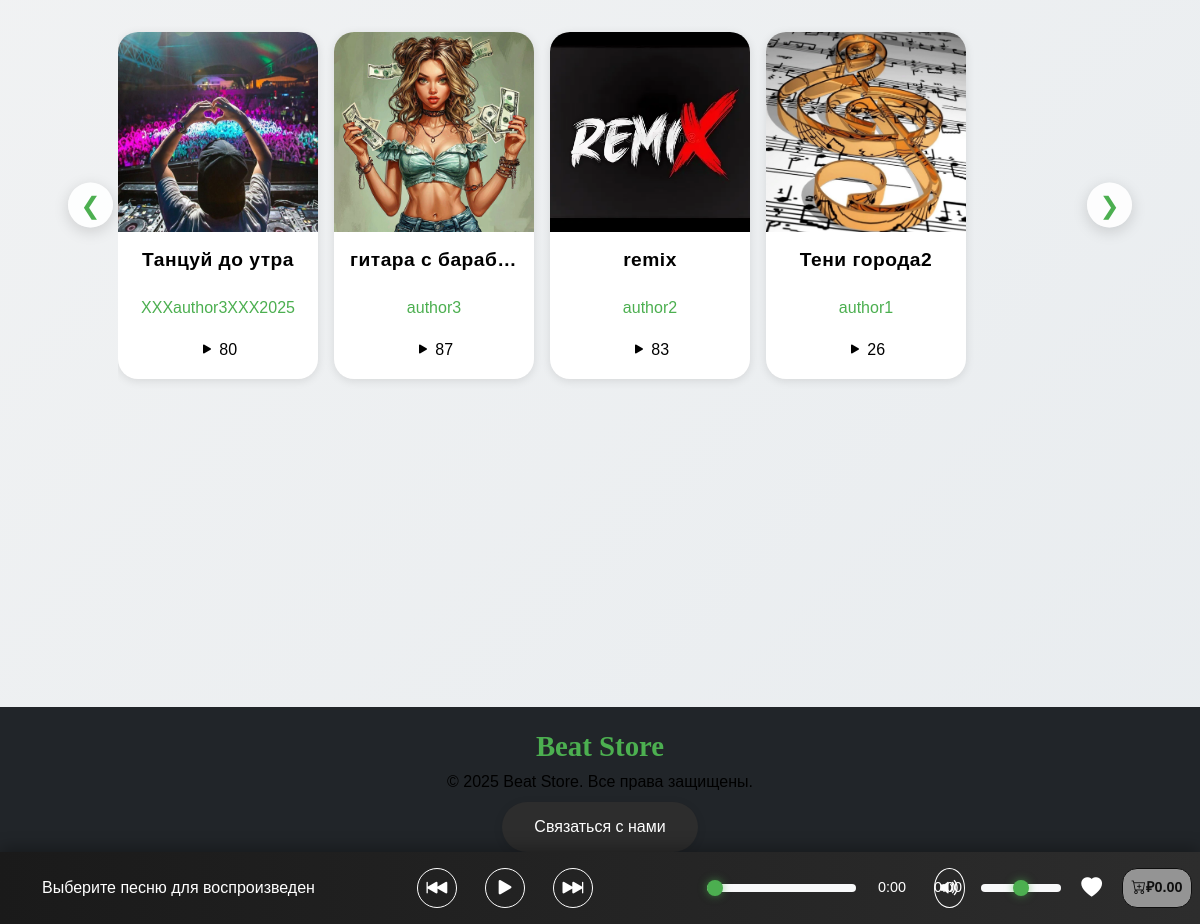
Page /profile/XXXauthor3XXX2025/ (signed in, lower part) on the earlier database version.
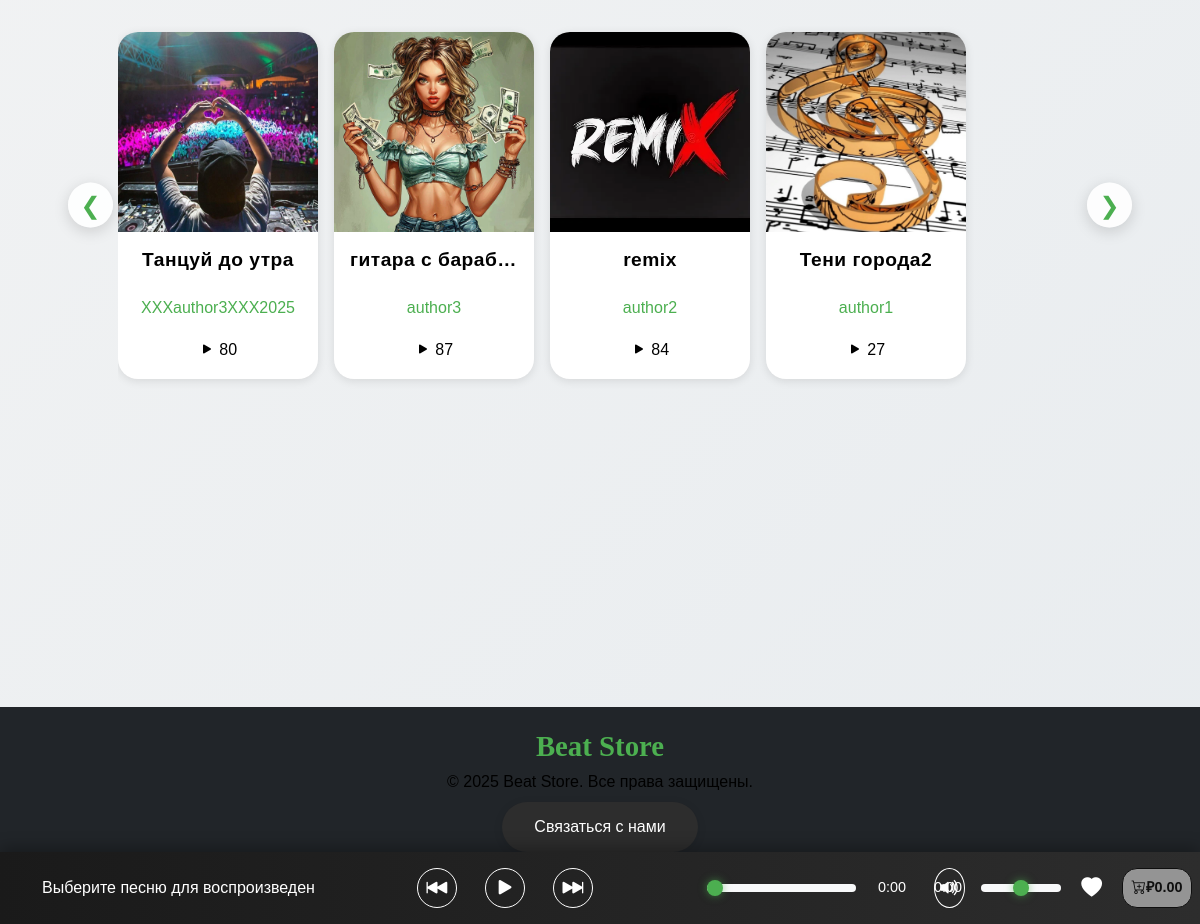
Same page on the later database version.
### store/models.py (models this page shows, shortened)
class Song(models.Model):
    title = models.CharField(max_length=100, verbose_name='Название')
    path = models.FileField(upload_to='songs/', verbose_name='Файл')
    cover = models.ImageField(upload_to='covers/', null=True, blank=True, verbose_name='Обложка')
    likes = models.ManyToManyField(
        User,
        related_name='liked_songs',
        blank=True,
        verbose_name='Лайки'
    )
    author = models.ForeignKey(
        User,
        on_delete=models.CASCADE,
        related_name='songs',
        verbose_name='Автор'
    )
    genre = models.ForeignKey(
        Genre,
        on_delete=models.SET_NULL,
        null=True,
        blank=True,
        verbose_name='Жанр'
    )
    price = models.DecimalField(
        max_digits=8,
        decimal_places=2,
        default=0.00,
        verbose_name='Цена'
    )
    total_plays = models.PositiveIntegerField(default=0, verbose_name='Количество прослушиваний')
    created_at = models.DateTimeField(auto_now_add=True, verbose_name='Дата создания')
    @property
    def total_likes(self):
        return self.likes.count()
    class Meta:
        verbose_name = 'Песня'
        verbose_name_plural = 'Песни'
        ordering = ['-created_at']
        indexes = [
            models.Index(fields=['created_at']),
            models.Index(fields=['total_plays']),
            models.Index(fields=['author', 'created_at']),
        ]

class User(AbstractUser):
    email = models.EmailField(unique=True, verbose_name='Электронная почта')
    balance = models.DecimalField(max_digits=10, decimal_places=2, default=0.00, verbose_name='Баланс')
    class Meta:
        verbose_name = 'Пользователь'
        verbose_name_plural = 'Пользователи'
        indexes = [models.Index(fields=['username', 'email'])]

### store/views.py (the view)
# urls.py: path('profile/<str:username>/', views.profile, name='profile'),
@login_required
def profile(request, username):
    user = get_object_or_404(User, username=username)
    profile = get_object_or_404(Profile, user=user)
    is_own_profile = request.user.username == username
    songs = Song.objects.filter(author=user).order_by('-created_at')
    liked_songs = Song.objects.filter(likes=user).order_by('-created_at')
    if request.method == 'POST':
        form = ProfileForm(request.POST, request.FILES, instance=profile)
        if form.is_valid():
            form.save()
            messages.success(request, 'Профиль успешно обновлён.')
            return redirect('store:profile', username=username)
        else:
            messages.error(request, 'Ошибка при обновлении профиля. Проверьте данные.')
    else:
        form = ProfileForm(instance=profile)
    songs_json = [
        {
            'id': song.id,
            'path': song.path.url,
            'title': song.title,
            'author': song.author.username,
            'total_likes': song.total_likes,
            'price': float(song.price),
            'total_plays': song.total_plays
        }
        for song in (list(songs) + list(liked_songs))
    ]
    context = {
        'profile': profile,
        'is_own_profile': is_own_profile,
        'songs': songs,
        'liked_songs': liked_songs,
        'songs_json': json.dumps(songs_json, ensure_ascii=False),
        'form': form,
    }
    logger.debug(f"Profile view: username={username}, songs={songs.count()}, liked_songs={liked_songs.count()}")
    return render(request, 'store/profile.html', context)

### store/forms.py
class ProfileForm(forms.ModelForm):
    class Meta:
        model = Profile
        fields = ['status', 'photo']
        widgets = {
            'status': forms.Textarea(attrs={'rows': 3, 'class': 'form-control'}),
            'photo': forms.ClearableFileInput(attrs={'class': 'form-control-file'}),
        }

### store/models.py (called while the page is built)
    @property
    def total_likes(self):
        return self.user.songs.aggregate(total=Count('likes'))['total'] or 0

    @property
    def total_plays(self):
        return self.user.songs.aggregate(total=Sum('total_plays'))['total'] or 0

### store/templates/store/profile.html (shortened to what this page needs)
{% extends 'store/base.html' %}
{% load static %}
{% block extra_css %}
    <link href="https://cdn.jsdelivr.net/npm/bootstrap-icons@1.10.5/font/bootstrap-icons.css" rel="stylesheet">
    <link rel="stylesheet" href="{% static 'css/style.css' %}">
    <link rel="stylesheet" href="{% static 'css/profile.css' %}">
{% endblock %}
{% block content %}
    <main>
        <section class="category mb-5">
            <div class="songs-container position-relative">
                <button class="scroll-button left" onclick="scrollSongs('left', 'liked-songs')" aria-label="Прокрутить влево">❮</button>
                <div class="songs" id="liked-songs">
                    {% for song in liked_songs %}
                        <div class="song-item" data-song-id="{{ song.id }}">
                            <div class="song-image-container">
                            </div>
                            <div class="song-info text-center">
                                <h3 class="song-title">{{ song.title }}</h3>
                                <p class="song-author">
                                    <a href="{% url 'store:profile' song.author.username %}" class="song-author-link">{{ song.author.username }}</a>
                                </p>
                                <div class="song-stats">
                                    <span id="plays-count-{{ song.id }}"><i class="bi bi-play-fill"></i> {{ song.total_plays|default:0 }}</span>
                                </div>
                            </div>
                        </div>
                    {% empty %}
                        <p>У этого пользователя ещё нет понравившихся песен.</p>
                    {% endfor %}
                </div>
                <button class="scroll-button right" onclick="scrollSongs('right', 'liked-songs')" aria-label="Прокрутить вправо">❯</button>
            </div>
        </section>
    </main>
{% endblock %}

Differences in the rows shown:
changed Song "remix": total_plays "83" → "84"
changed Song "Тени города2": total_plays "26" → "27"
